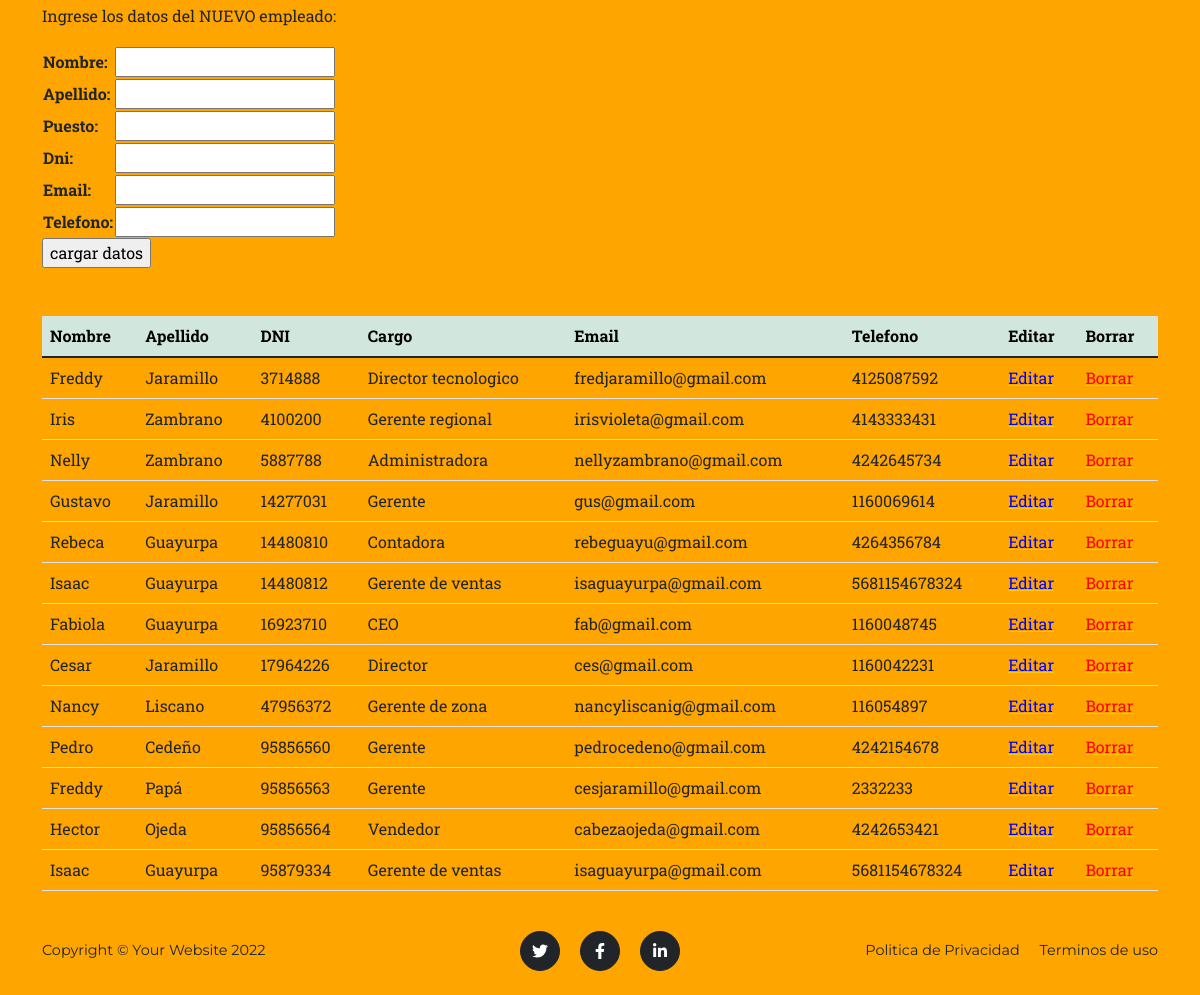
Before: /tiendapp/staff/ (signed in, lower part) with the older database file.
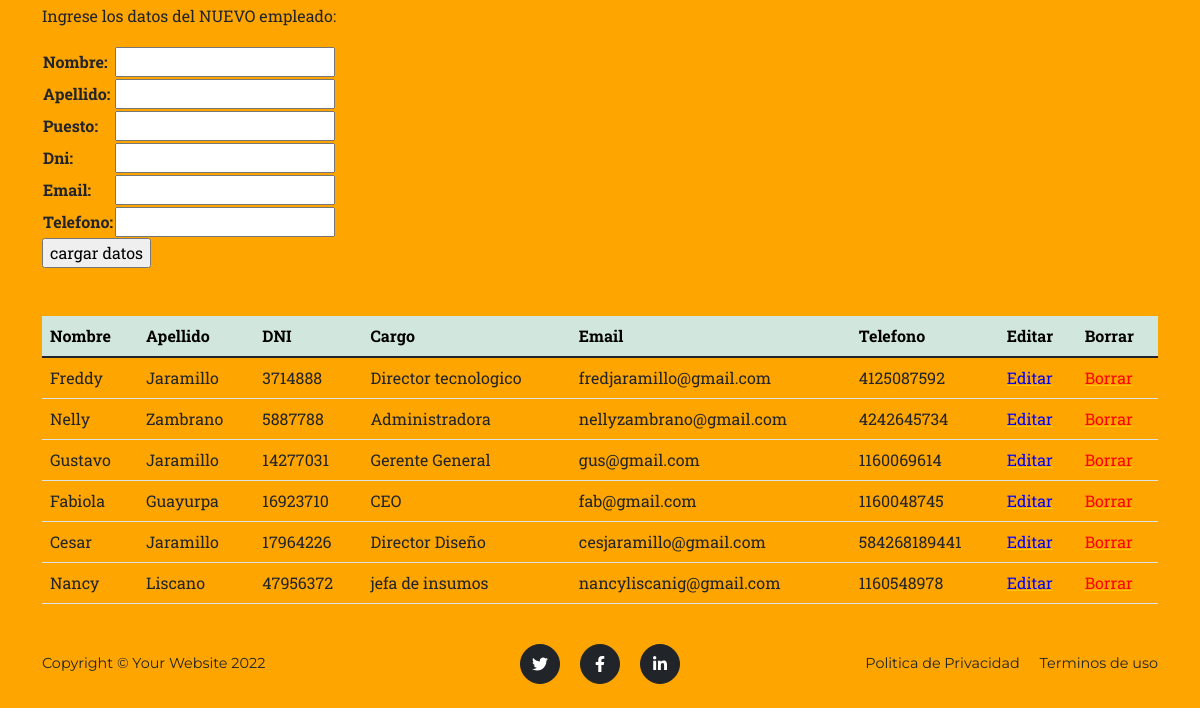
After: the same page with the newer database file.
### TiendApp/models.py (models this page shows, shortened)
class Staff(models.Model):
    nombre=models.CharField(max_length=30)
    apellido=models.CharField(max_length=30)
    puesto=models.CharField(max_length=30)
    dni=models.IntegerField(primary_key=True)
    email=models.EmailField()
    telefono=models.IntegerField()

### TiendApp/views.py (the view)
# urls.py: path("staff/", staff, name ="Staff"),
@login_required
def staff(request):
     empleados=Staff.objects.all()
     if request.method == "POST":
        mi_form2 =AgregarEmpleado(request.POST)
        print(mi_form2)
        if mi_form2.is_valid:
            info=mi_form2.cleaned_data
            empleado= Staff(nombre=info['nombre'], apellido=info['apellido'], puesto=info['puesto'],dni=info['dni'], telefono=info['telefono'], email=info['email'])
            empleado.save()
            mi_form2 =AgregarEmpleado()
            return render(request, "tiendapp/staff.html", {"empleado":empleados, "mi_form2":mi_form2})
     else:
        mi_form2 =AgregarEmpleado()
        return render(request, "tiendapp/staff.html", {"empleado":empleados, "mi_form2":mi_form2})

### TiendApp/forms.py
class AgregarEmpleado(forms.Form):
    nombre=forms.CharField(max_length=30)
    apellido=forms.CharField(max_length=30)
    puesto=forms.CharField(max_length=30)
    dni=forms.IntegerField()
    email=forms.EmailField()
    telefono=forms.IntegerField()

### TiendApp/templates/TiendApp/staff.html (shortened to what this page needs)
{% extends "TiendApp/base.html"%}
{%block main_content%}
<div class="container mt-5">
    <form action="" method="POST"> {% csrf_token %}
            <p>Ingrese los datos del NUEVO empleado: </p>
            <table>
                {{mi_form2.as_table}}
            </table>
                <input type="submit" value= "cargar datos" >
        </form>
</div>
            <div class="container mt-5">
                <table class="table">
                    <thead>
                        <tr>
                            <th class="table-success">Nombre</th>
                            <th class="table-success">Apellido</th>
                            <th class="table-success">DNI</th>
                            <th class="table-success">Cargo</th>
                            <th class="table-success">Email</th>
                            <th class="table-success">Telefono</th>
                            <th class="table-success">Editar</th>
                            <th class="table-success">Borrar</th>
                        </tr>
                    </thead>
                <tbody>
                    {% for i in empleado %}
                        <td>{{i.nombre}}</td>
                        <td>{{i.apellido}}</td>
                        <td>{{i.dni}}</td>
                        <td>{{i.puesto}}</td>
                        <td>{{i.email}}</td>
                        <td>{{i.telefono}}</td>
                        <td><a href= "{% url 'editarEmpleado' i.dni %}" > <font color="blue">Editar</font></a></td>
                        <td><a href= "{% url 'eliminarEmpleado' i.dni %}" ><font color="red">Borrar</font></a></td>
                    {% endfor %}
                </tbody>
                </table>
            </div>
{%endblock%}

### TiendApp/templates/TiendApp/base.html (shortened to what this page needs)
<!DOCTYPE html>
<html lang="en">
    <head>
        {% load static %}
        <link href="{% static 'TiendApp/css/styles.css' %}" rel="stylesheet" />
    </head>
    <body id="page-top">
{% block main_content%}
{% endblock %}
        <footer class="footer py-4">
            <div class="container">
                <div class="row align-items-center">
                    <div class="col-lg-4 text-lg-start">Copyright &copy; Your Website 2022</div>
                    <div class="col-lg-4 my-3 my-lg-0">
                        <a class="btn btn-dark btn-social mx-2" href="#!" aria-label="Twitter"><i class="fab fa-twitter"></i></a>
                        <a class="btn btn-dark btn-social mx-2" href="#!" aria-label="Facebook"><i class="fab fa-facebook-f"></i></a>
                        <a class="btn btn-dark btn-social mx-2" href="#!" aria-label="LinkedIn"><i class="fab fa-linkedin-in"></i></a>
                    </div>
                    <div class="col-lg-4 text-lg-end">
                        <a class="link-dark text-decoration-none me-3" href="#!">Politica de Privacidad</a>
                        <a class="link-dark text-decoration-none" href="#!">Terminos de uso</a>
                    </div>
                </div>
            </div>
        </footer>
    </body>
</html>

### TiendApp/templates/TiendApp/staff.html (style rules this page uses)
body { background-color: orange; }

Changed rows visible on the page:
removed Staff: nombre "Iris", apellido "Zambrano", dni "4100200", puesto "Gerente regional", email "irisvioleta@gmail.com", telefono "4143333431"
removed Staff: nombre "Rebeca", apellido "Guayurpa", dni "14480810", puesto "Contadora", email "rebeguayu@gmail.com", telefono "4264356784"
removed Staff: nombre "Isaac", apellido "Guayurpa", dni "14480812", puesto "Gerente de ventas", email "isaguayurpa@gmail.com", telefono "5681154678324"
removed Staff: nombre "Pedro", apellido "Cedeño", dni "95856560", puesto "Gerente", email "pedrocedeno@gmail.com", telefono "4242154678"
removed Staff: nombre "Freddy", apellido "Papá", dni "95856563", puesto "Gerente", email "cesjaramillo@gmail.com", telefono "2332233"
removed Staff: nombre "Hector", apellido "Ojeda", dni "95856564", puesto "Vendedor", email "cabezaojeda@gmail.com", telefono "4242653421"
removed Staff: nombre "Isaac", apellido "Guayurpa", dni "95879334", puesto "Gerente de ventas", email "isaguayurpa@gmail.com", telefono "5681154678324"
changed Staff "Gustavo": puesto "Gerente" → "Gerente General"
changed Staff "Cesar": puesto "Director" → "Director Diseño"; email "ces@gmail.com" → "cesjaramillo@gmail.com"; telefono "1160042231" → "584268189441"
changed Staff "Nancy": puesto "Gerente de zona" → "jefa de insumos"; telefono "116054897" → "1160548978"
